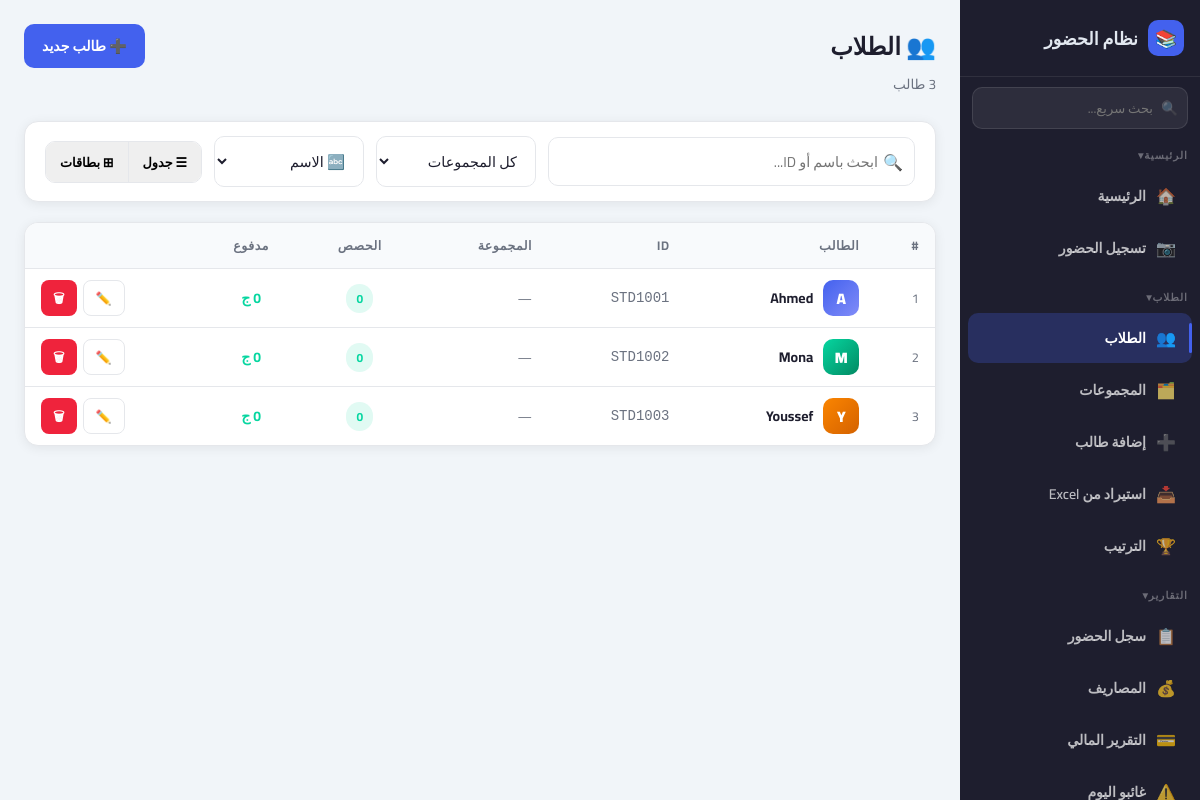
/students, run on the app's committed database.
### tables this page shows
CREATE TABLE students (
            id INTEGER PRIMARY KEY AUTOINCREMENT,
            name TEXT NOT NULL,
            parent_whatsapp TEXT,
            student_id TEXT NOT NULL UNIQUE
        , session_fee REAL DEFAULT 85, group_id INTEGER, notes TEXT DEFAULT "", sessions_per_week INTEGER DEFAULT 1);

### app.py (the view)
@app.route('/students')
def students():
    search   = request.args.get('search', '')
    group_id = request.args.get('group_id', '')
    sort     = request.args.get('sort', 'name')
    conn = sqlite3.connect('attendance.db')
    c = conn.cursor()
    query = '''SELECT s.id, s.name, s.student_id, s.session_fee,
        COALESCE(g.name,'—') as group_name,
        COUNT(DISTINCT a.id) as sessions,
        COALESCE(SUM(f.amount),0) as paid,
        s.notes
        FROM students s
        LEFT JOIN groups g ON g.id = s.group_id
        LEFT JOIN attendance a ON a.student_id = s.student_id
        LEFT JOIN fees f ON f.student_id = s.student_id
        WHERE 1=1'''
    params = []
    if search:
        query += " AND (s.name LIKE ? OR s.student_id LIKE ?)"
        params += ['%'+search+'%', '%'+search+'%']
    if group_id:
        query += " AND s.group_id = ?"
        params.append(group_id)
    sort_map = {'name':'s.name','sessions':'sessions DESC','paid':'paid DESC'}
    query += f" GROUP BY s.id ORDER BY {sort_map.get(sort,'s.name')}"
    c.execute(query, params)
    students_list = c.fetchall()
    c.execute("SELECT id, name FROM groups ORDER BY name")
    groups = c.fetchall()
    conn.close()
    return render_template('students.html', students=students_list,
                           groups=groups, search=search,
                           selected_group=group_id, sort=sort)

### templates/students.html (shortened to what this page needs)
<!DOCTYPE html>
<html lang="ar" dir="rtl">
<head>
  <link rel="stylesheet" href="{{ url_for('static', filename='style.css') }}">
</head>
<body>
<div class="app-layout">
  {% include 'sidebar.html' %}
  <main class="main-content">
    <div class="topbar">
      <div class="topbar-title">
        <h1>👥 الطلاب</h1>
        <p>{{ students|length }} طالب</p>
      </div>
      <a href="/add_student" class="btn btn-primary">➕ طالب جديد</a>
    </div>
    <div class="card" style="margin-bottom:20px;">
      <div class="card-body" style="padding:14px 20px;">
        <form method="GET" action="/students" id="filterForm"
          style="display:flex;gap:12px;flex-wrap:wrap;align-items:center;">
          <div style="position:relative;flex:1;min-width:180px;">
            <span style="position:absolute;right:12px;top:50%;transform:translateY(-50%);color:var(--gray);">🔍</span>
            <input type="text" name="search" value="{{ search }}" class="form-control"
              placeholder="ابحث باسم أو ID..."
              style="padding-right:36px;"
              oninput="debounceSubmit()">
          </div>
          <select name="group_id" class="form-control" style="width:160px;"
            onchange="document.getElementById('filterForm').submit()">
            <option value="">كل المجموعات</option>
          </select>
          <select name="sort" class="form-control" style="width:150px;"
            onchange="document.getElementById('filterForm').submit()">
            <option value="name"     {% if sort=='name'     %}selected{% endif %}>🔤 الاسم</option>
          </select>
          <div style="display:flex;border:1.5px solid var(--border);border-radius:10px;overflow:hidden;">
            <button type="button" id="viewTable" onclick="setView('table')"
              class="btn btn-sm" style="border-radius:0;border:none;padding:8px 14px;">
              ☰ جدول
            </button>
            <button type="button" id="viewCards" onclick="setView('cards')"
              class="btn btn-sm" style="border-radius:0;border:none;padding:8px 14px;border-right:1.5px solid var(--border);">
              ⊞ بطاقات
            </button>
          </div>
        </form>
      </div>
    </div>
    {% if students %}
    <div id="tableView" class="card">
      <div class="card-body" style="padding:0;overflow-x:auto;">
        <table>
          <thead>
            <tr>
              <th>#</th>
              <th>الطالب</th>
              <th class="hide-mobile">ID</th>
              <th class="hide-mobile">المجموعة</th>
              <th style="text-align:center;">الحصص</th>
              <th style="text-align:center;" class="hide-mobile">مدفوع</th>
              <th></th>
            </tr>
          </thead>
          <tbody>
            {% for s in students %}
            <tr onclick="window.location='/student_history/{{ s[2] }}'" style="cursor:pointer;">
              <td style="color:var(--gray);font-size:0.8rem;">{{ loop.index }}</td>
              <td>
                <div style="display:flex;align-items:center;gap:10px;">
                  <div style="width:36px;height:36px;border-radius:10px;flex-shrink:0;
                    background:{{ ['linear-gradient(135deg,#4361ee,#818cf8)',
                                   'linear-gradient(135deg,#06d6a0,#028a63)',
                                   'linear-gradient(135deg,#fb8500,#d46200)',
                                   'linear-gradient(135deg,#ef233c,#b5162d)',
                                   'linear-gradient(135deg,#7209b7,#480972)'][loop.index0 % 5] }};
                    display:flex;align-items:center;justify-content:center;
                    color:white;font-weight:900;font-size:0.95rem;">
                    {{ s[1][0] }}
                  </div>
                  <div>
                    <div style="font-weight:700;">{{ s[1] }}</div>
                  </div>
                </div>
              </td>
              <td class="hide-mobile" style="font-family:monospace;color:var(--gray);">{{ s[2] }}</td>
              <td class="hide-mobile">
                {% if s[4] != '—' %}
                <span class="badge badge-primary">{{ s[4] }}</span>
                {% else %}
                <span style="color:var(--gray);font-size:0.8rem;">—</span>
                {% endif %}
              </td>
              <td style="text-align:center;">
                <span class="badge badge-success">{{ s[5] }}</span>
              </td>
              <td style="text-align:center;font-weight:700;color:var(--success);" class="hide-mobile">
                {{ s[6]|int }} ج
              </td>
              <td style="text-align:left;" onclick="event.stopPropagation()">
                <div style="display:flex;gap:6px;justify-content:flex-end;">
                  <a href="/edit_student/{{ s[0] }}" class="btn btn-outline btn-sm">✏️</a>
                  <a href="/delete_student/{{ s[0] }}" class="btn btn-danger btn-sm"
                    onclick="return confirm('حذف {{ s[1] }}؟')">🗑</a>
                </div>
              </td>
            </tr>
            {% endfor %}
          </tbody>
        </table>
      </div>
    </div>
    {% endif %}
  </main>
</div>
</body>
</html>

### static/style.css (style rules this page uses)
:root { --primary: #4361ee; --primary-light: #818cf8; --success: #06d6a0; --danger: #ef233c; --warning: #fb8500; --dark: #1e1e2e; --gray: #6b7280; --border: #e5e7eb; --white: #ffffff; --light: #f8fafc; --sidebar-w: 240px; --card-shadow: 0 2px 12px rgba(0,0,0,0.07); --radius: 14px; --bg: #f1f5f9; --card-bg: #ffffff; --text: #1e1e2e; --topbar-bg: #ffffff; }
*, *::before, *::after { box-sizing: border-box; margin: 0; padding: 0; }
html { font-size: 16px; }
body { font-family: 'Cairo', sans-serif; background: var(--bg); color: var(--text); min-height: 100vh; transition: background 0.3s, color 0.3s; }
.app-layout { display: flex; min-height: 100vh; }
.main-content { margin-right: var(--sidebar-w); padding: 24px; flex: 1; min-width: 0; }
.topbar { display: flex; justify-content: space-between; align-items: flex-start; margin-bottom: 24px; flex-wrap: wrap; gap: 12px; }
.topbar-title h1 { font-size: 1.5rem; font-weight: 900; }
.topbar-title p { font-size: 0.85rem; color: var(--gray); margin-top: 2px; }
.card { background: var(--card-bg); border-radius: var(--radius); box-shadow: var(--card-shadow); border: 1px solid var(--border); overflow: hidden; }
.card-body { padding: 20px; }
.btn { display: inline-flex; align-items: center; gap: 6px; padding: 9px 18px; border-radius: 10px; border: none; cursor: pointer; font-family: 'Cairo', sans-serif; font-size: 0.88rem; font-weight: 700; text-decoration: none; transition: all 0.15s; white-space: nowrap; }
.btn-primary { background: var(--primary); color: white; }
.btn-danger { background: var(--danger); color: white; }
.btn-outline { background: transparent; color: var(--text); border: 1.5px solid var(--border); }
.btn-sm { padding: 5px 12px; font-size: 0.8rem; border-radius: 8px; }
.form-control { width: 100%; padding: 10px 14px; border: 1.5px solid var(--border); border-radius: 10px; font-family: 'Cairo', sans-serif; font-size: 0.9rem; background: var(--card-bg); color: var(--text); transition: border-color 0.15s; }
table { width: 100%; border-collapse: collapse; }
th, td { padding: 11px 16px; text-align: right; font-size: 0.875rem; border-bottom: 1px solid var(--border); }
th { font-weight: 700; font-size: 0.78rem; color: var(--gray); text-transform: uppercase; letter-spacing: 0.5px; background: var(--light); }
tr:last-child td { border-bottom: none; }
.badge { display: inline-block; padding: 3px 10px; border-radius: 20px; font-size: 0.75rem; font-weight: 700; }
.badge-success { background: rgba(6,214,160,0.12); color: var(--success); }
.main-content { animation: fadeSlideIn 0.35s ease-out; }
.card { transition: box-shadow 0.2s, transform 0.2s; }
.btn { transition: all 0.15s; }
tr { transition: background 0.1s; }

### data on the page
students: name "A", name "Ahmed", student "STD1001", s "0"
students: name "M", name "Mona", student "STD1002", s "0"
students: name "Y", name "Youssef", student "STD1003", s "0"
